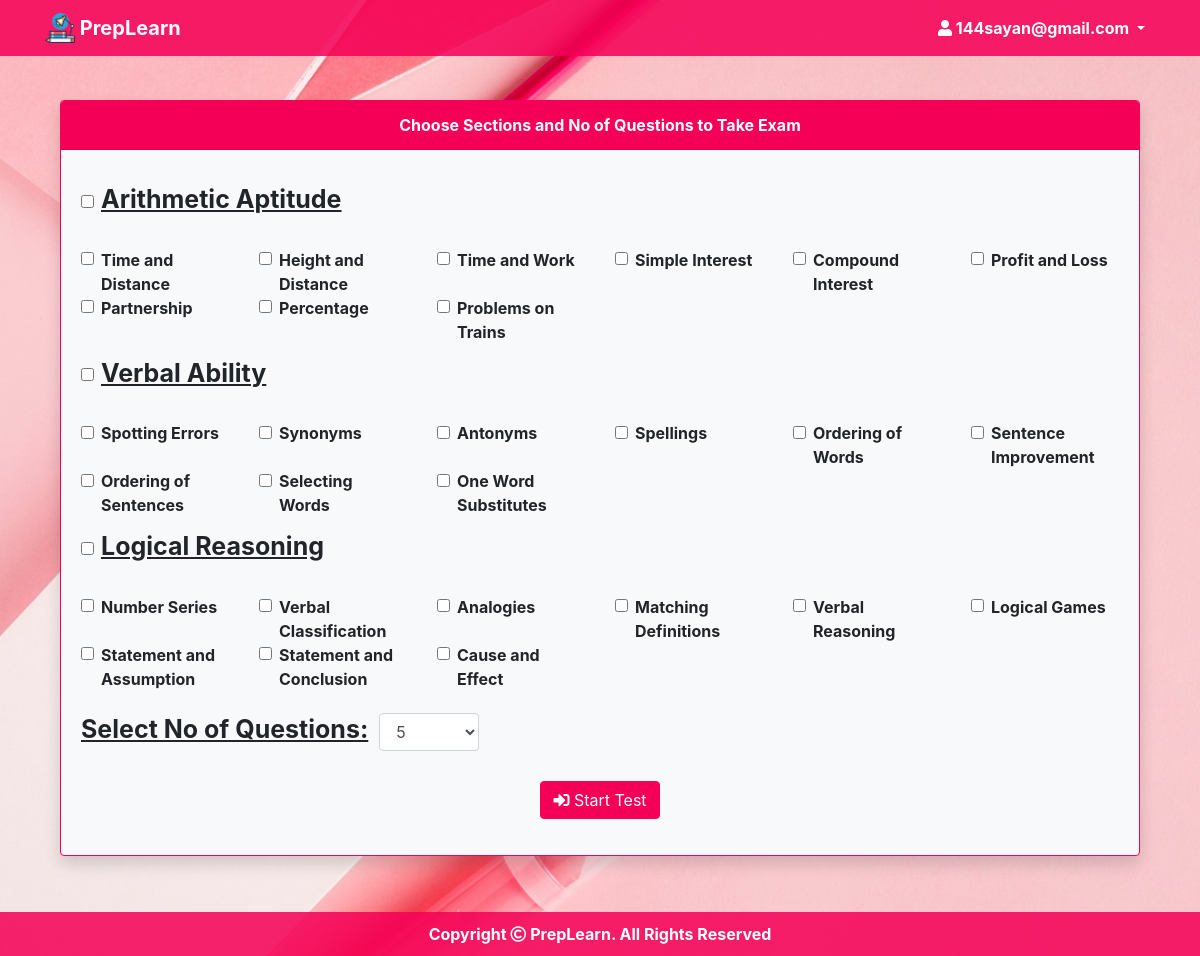
/takeexam.php (signed in), run on the app's committed database.
### tables this page shows
CREATE TABLE `preplearn_question_category` (
  `category_id` int(11) NOT NULL,
  `category_name` varchar(100) NOT NULL
);

CREATE TABLE `preplearn_question_sub_category` (
  `sub_category_id` int(11) NOT NULL,
  `category_id` int(11) NOT NULL,
  `sub_category_name` varchar(100) NOT NULL
);

### takeexam.php (the view, shortened to what this page needs)
<?php
	require "php/conn.php";
	$sql = "SELECT * FROM preplearn_question_category";
	$result = $conn->query($sql);
?>
<html>
<head>
	<?php require "php/head.php"; ?>
</head>
<body>
	<?php  require "php/nav.php"; ?>
	<div class="container">
		<div class="row" style="margin: 100px 0;">
			<div class="col-12">
				<div class="card bg-light border-pink font-weight-bold shadow">
  					<div class="card-header bg-pink text-center text-white">Choose Sections and No of Questions to Take Exam</div>
  					<div class="card-body">
  						<form method="post" action="exam.php">
							<?php
								$i=1;
								while($row = $result->fetch_assoc()){
							?>
						  	<div class="form-check" style="margin:20px 0;">
								<input type="checkbox" class="form-check-input" id="category<?php echo $i; ?>" onclick="check(<?php echo $i; ?>)">
								<label style="transform: translateY(-9px);font-size: 25px;" class="form-check-label" for="category<?php echo $i; ?>"><u><?php echo $row["category_name"]; ?></u></label>
                        	</div>
                            <div class="row">
							<?php
								$sql2 = "SELECT * FROM preplearn_question_sub_category WHERE category_id=".$row["category_id"];
								$result2 = $conn->query($sql2);
								$j=1;
								while($row2 = $result2->fetch_assoc()){
							?>
                                <div class="col-6 col-md-4 col-lg-3 col-xl-2">
                                    <div class="form-check">
                                        <input type="checkbox" class="form-check-input" id="category<?php echo $i; ?>subCategory<?php echo $j; ?>" name="subcategory[]" value="<?php echo $row2["sub_category_id"]; ?>">
                                        <label class="form-check-label" for="category<?php echo $i; ?>subCategory<?php echo $j; ?>"><?php echo $row2["sub_category_name"]; ?></label>
                                    </div>
                                </div>
							<?php
								$j++;
								}
							?>
                            </div>
							<?php
								$i++;
								}
							?>
							<div style="font-size: 25px;margin:20px 0;">
								<u>Select No of Questions:</u>
								<select id="questioncount" class="form-control" style="width: 100px;display: inline;margin-left:5px;" name="questioncount">
									<option selected>5</option>
								</select>
							</div>
							<center style="margin-top: 30px;">
                                <button type="submit" class="btn btn-pink "><i class="fas fa-sign-in-alt"></i> Start Test</button>
                            </center>
						</form>
  					</div>
				</div>
			</div>
		</div>
	</div>
	<?php  require "php/footer.php"; ?>
</body>
</html>

### css/style.css (style rules this page uses)
.bg-pink { background-color: #f50057; }
.border-pink { border-color: #f50057; }
.btn-pink { color: #fff; background-color: #f50057; border-color: #f50057; }

### takeexam.php (style rules this page uses)
body { background: url(background/imglogin.jpg) fixed; background-size: cover; background-color: white; }

### data on the page
preplearn_question_category: category_name "Arithmetic Aptitude"
preplearn_question_sub_category: sub_category_name "Time and Distance"
preplearn_question_sub_category: sub_category_name "Height and Distance"
preplearn_question_sub_category: sub_category_name "Time and Work"
preplearn_question_sub_category: sub_category_name "Simple Interest"
preplearn_question_sub_category: sub_category_name "Compound Interest"
preplearn_question_sub_category: sub_category_name "Profit and Loss"
preplearn_question_sub_category: sub_category_name "Partnership"
preplearn_question_sub_category: sub_category_name "Percentage"
preplearn_question_sub_category: sub_category_name "Problems on Trains"
preplearn_question_category: category_name "Verbal Ability"
preplearn_question_sub_category: sub_category_name "Spotting Errors"
preplearn_question_sub_category: sub_category_name "Synonyms"
preplearn_question_sub_category: sub_category_name "Antonyms"
preplearn_question_sub_category: sub_category_name "Spellings"
preplearn_question_sub_category: sub_category_name "Ordering of Words"
preplearn_question_sub_category: sub_category_name "Sentence Improvement"
preplearn_question_sub_category: sub_category_name "Ordering of Sentences"
preplearn_question_sub_category: sub_category_name "Selecting Words"
preplearn_question_sub_category: sub_category_name "One Word Substitutes"
preplearn_question_category: category_name "Logical Reasoning"
preplearn_question_sub_category: sub_category_name "Number Series"
preplearn_question_sub_category: sub_category_name "Verbal Classification"
preplearn_question_sub_category: sub_category_name "Analogies"
preplearn_question_sub_category: sub_category_name "Matching Definitions"
preplearn_question_sub_category: sub_category_name "Verbal Reasoning"
preplearn_question_sub_category: sub_category_name "Logical Games"
preplearn_question_sub_category: sub_category_name "Statement and Assumption"
preplearn_question_sub_category: sub_category_name "Statement and Conclusion"
preplearn_question_sub_category: sub_category_name "Cause and Effect"

### other printed values
$_SESSION["email"] "144sayan@gmail.com"
